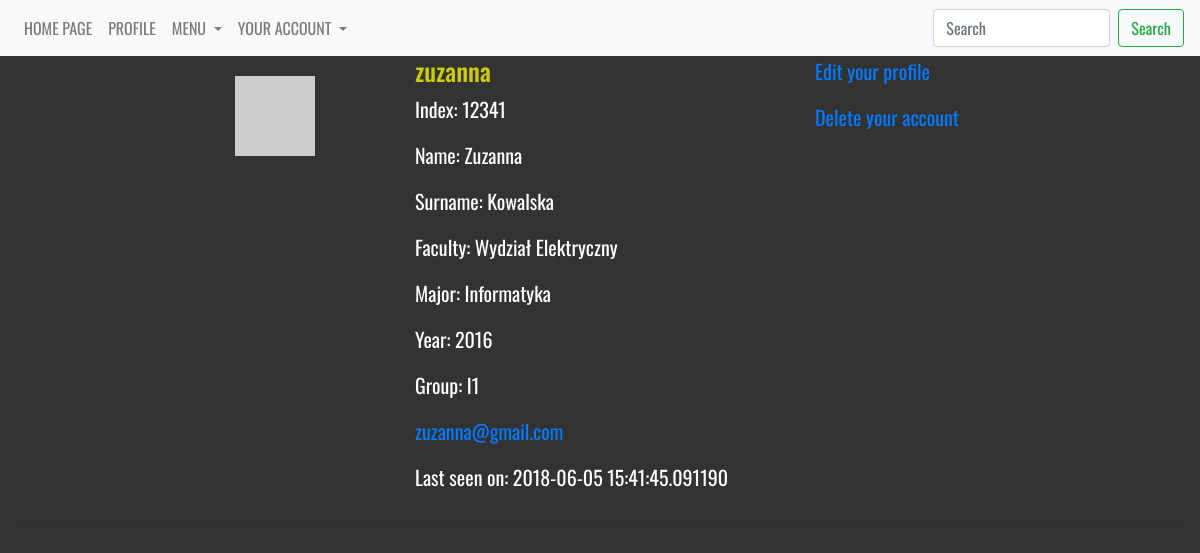
Before: /students/1 (signed in) with the older database file.
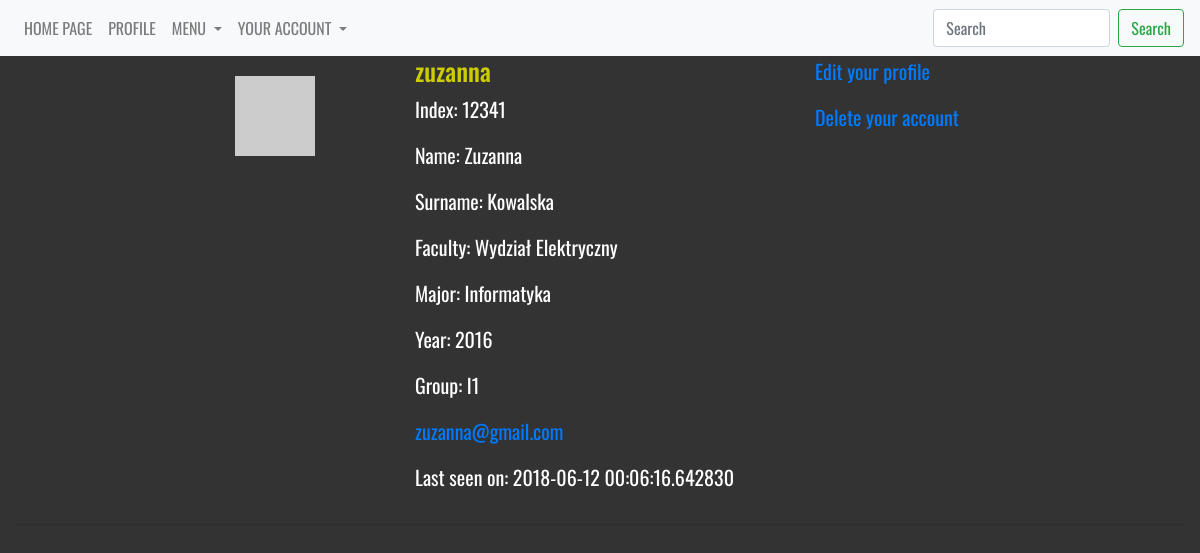
After: the same page with the newer database file.
### models.py (models this page shows, shortened)
class User(db.Model, UserMixin):
    __tablename__ = 'user'
    __searchable__ = ['username']
    id = Column(Integer, autoincrement=True, primary_key=True)
    username = Column(String(25), default='', unique=True)
    active = Column(Boolean, default=True)
    email = Column(String(200), unique=True)
    password = Column(String(200), default='')
    admin = Column(Boolean, default=False)
    confirmed = Column(db.Boolean, nullable=False, default=False)
    confirmed_on = Column(db.DateTime, nullable=True)
    registered_on = Column(db.DateTime, nullable=False)
    about_me = Column(String(140))
    last_seen = Column(DateTime, default=datetime.utcnow)
    student_id = db.Column(db.Integer, db.ForeignKey('student.id'), unique=True)
    def get_id(self):
        return self.id
    def avatar(self, size):
        digest = md5(self.email.lower().encode('utf-8')).hexdigest()
        return 'https://www.gravatar.com/avatar/{}?d=identicon&s={}'.\
            format(digest, size)

class Student(db.Model):
    __tablename__ = 'student'
    __searchable__ = ['name', 'surname']
    id = Column(Integer, autoincrement=True, primary_key=True)
    index = Column(Integer, unique=True)
    name = Column(String(25), default='')
    surname = Column(String(25), default='')
    faculty_id = db.Column(db.Integer, db.ForeignKey('faculty.id'), nullable=False)
    major_id = db.Column(db.Integer, db.ForeignKey('major.id'), nullable=False)
    year_id = db.Column(db.Integer, db.ForeignKey('year.id'), nullable=False)
    group_id = db.Column(db.Integer, db.ForeignKey('group.id'), nullable=False)
    user = db.relationship('User', backref='student')

class Faculty(db.Model):
    __tablename__ = 'faculty'
    __searchable__ = ['name']
    id = Column(Integer, autoincrement=True, primary_key=True, )
    name = Column(String(100), default='')
    major = db.relationship('Major', backref='faculty')
    year = db.relationship('Year', backref='faculty')
    group = db.relationship('Group', backref='faculty')
    student = db.relationship('Student', backref='faculty')

class Major(db.Model):
    __tablename__ = 'major'
    __searchable__ = ['name']
    id = Column(Integer, autoincrement=True, primary_key=True)
    name = Column(String(50), default='')
    year = db.relationship('Year', backref='major')
    group = db.relationship('Group', backref='major')
    student = db.relationship('Student', backref='major')
    faculty_id = db.Column(db.Integer, db.ForeignKey('faculty.id'), nullable=False)

class Year(db.Model):
    __tablename__ = 'year'
    __searchable__ = ['nr']
    id = Column(Integer, autoincrement=True, primary_key=True)
    nr = Column(String(4), default='')
    group = db.relationship('Group', backref='year')
    student = db.relationship('Student', backref='year')
    faculty_id = db.Column(db.Integer, db.ForeignKey('faculty.id'), nullable=False)
    major_id = db.Column(db.Integer, db.ForeignKey('major.id'), nullable=False)
    secretary_id = db.Column(db.Integer, db.ForeignKey('secretary.id'), nullable=False)

class Group(db.Model):
    __tablename__ = 'group'
    __searchable__ = ['subject']
    id = Column(Integer, autoincrement=True, primary_key=True)
    name = Column(String(10), default='')
    student = db.relationship('Student', backref='group')
    faculty_id = db.Column(db.Integer, db.ForeignKey('faculty.id'), nullable=False)
    major_id = db.Column(db.Integer, db.ForeignKey('major.id'), nullable=False)
    year_id = db.Column(db.Integer, db.ForeignKey('year.id'), nullable=False)

### views/students.py (the view)
@app.route('/students/<int:id>', methods=['GET'])
@login_required
def student(id):
    student = Student.query.filter(Student.id == id).first()
    user = User.query.filter(User.id == student.id + 1).first()
    return render_template('faculty/students/profile.html', user=user, student=student, current_user=current_user)

### views/user.py (called while the page is built)
@lm.user_loader
def load_user(user_id):
    return User.query.filter(User.id == user_id).first()

@app.before_request
def before_request():
    if current_user.is_authenticated:
        current_user.last_seen = datetime.utcnow()
        db.session.commit()

### templates/faculty/students/profile.html (shortened to what this page needs)
{% extends "_base.html" %}
{% block content %}
    <div class="row">
        <div class="offset-md-2 col-md-2">
            <img class="avatar" src="{{ user.avatar(128) }}">
        </div>
        <div class="content col-md-4">
            <h5 style="color: #cccc00">{{ user.username }}</h5>
            <p> Index: {{ student.index }}</p>
            <p> Name: {{ student.name }}</p>
            <p> Surname: {{ student.surname }}</p>
            <p> Faculty: {{ student.faculty.name }}</p>
            <p> Major: {{ student.major.name }}</p>
            <p> Year: {{ student.year.nr }}</p>
            <p> Group: {{ student.group.name }}</p>
            <p><a class="u-email" href="mailto:{{ user.email }}">{{user.email }}</a></p>
                {% if user.last_seen %}<p>Last seen on: {{ user.last_seen}}</p>{% endif %}
        </div>
        <div class="content col-md-2">
        {% if user == current_user %}
                <p><a href="{{ url_for('edit_profile',
id=student.id)}}">Edit your profile</a></p>
                <p><a href="{{ url_for('delete_account',
id=student.id)}}">Delete your account</a></p>
        {% endif %}
        </div>
    </div>
    <hr>
{% endblock %}

### templates/_base.html (shortened to what this page needs)
<!doctype html>
<html lang=en>
<head>
  <link rel="stylesheet" href="https://maxcdn.bootstrapcdn.com/bootstrap/4.0.0/css/bootstrap.min.css"
>
  <link rel="stylesheet" href="https://cdnjs.cloudflare.com/ajax/libs/font-awesome/4.7.0/css/font-awesome.min.css">
  <link rel="stylesheet" href="{{ url_for('static', filename='css/base.css') }}">
  <link rel="stylesheet" href="{{ url_for('static', filename='css/profile.css') }}">
  <link rel="stylesheet" href="{{ url_for('static', filename='css/students.css') }}">
</head>
<body>
<div class="container-fluid">
<nav class="navbar navbar-expand-lg navbar-light bg-light fixed-top">
  <div class="collapse navbar-collapse" id="navbarSupportedContent">
    <ul class="navbar-nav mr-auto">
      <li class="nav-item">
        <a class="nav-link" href="{{ url_for('home_page') }}"><p class="menu">HOME PAGE</p></a>
      </li>
      {% if current_user.is_authenticated and current_user.admin == False %}
      {% set id = current_user.id - 1 %}
      <li class="nav-item">
        <a class="nav-link" href="/students/{{id}}"><p class="menu">PROFILE</p></a>
      </li>
      {% endif %}
        {% if current_user.is_authenticated %}
            <li class="nav-item dropdown">
        <a class="nav-link dropdown-toggle" href="#" id="navbarDropdownMenu" role="button" data-toggle="dropdown" aria-haspopup="true" aria-expanded="false">
          MENU
        </a>
      </li>
      {% endif %}
    <li class="nav-item dropdown">
        <a class="nav-link dropdown-toggle" href="#" id="navbarDropdownYourAccount" role="button" data-toggle="dropdown" aria-haspopup="true" aria-expanded="false">
          YOUR ACCOUNT
        </a>
    </ul>
  <div class="search">
    <form class="form-inline my-2 my-lg-0">
      <input class="form-control mr-sm-2" type="search" placeholder="Search" aria-label="Search">
      <button class="btn btn-outline-success my-2 my-sm-0" type="submit">Search</button>
    </form>
      </div>
  </div>
</nav>
    <div class="row">
      <div class="col-12">
      </div>
    </div>
    {% block content %}{% endblock %}
</div>
</body>
</html>

### static/css/base.css (style rules this page uses)
body { background-color: #333333; padding-top: 55px; }
h5 { color: #333333; font-family: 'Oswald', sans-serif; font-size: 25px; }
hr { color: #cccc00; }
.navbar { display: inline-block; float: none; vertical-align: top; text-align: center; }
.nav-item { font-family: 'Oswald', sans-serif; color: #ffffff; }
.search { font-family: 'Oswald', sans-serif; }
.menu { margin: 0px; }
.content { color: white; font-family: 'Oswald', sans-serif; font-size: 20px; }

### static/css/profile.css (style rules this page uses)
.avatar { padding: 20px; }

Changed rows visible on the page:
changed User "zuzanna": last_seen "2018-06-05 15:41:45.091190" → "2018-06-12 00:06:16.642830"
